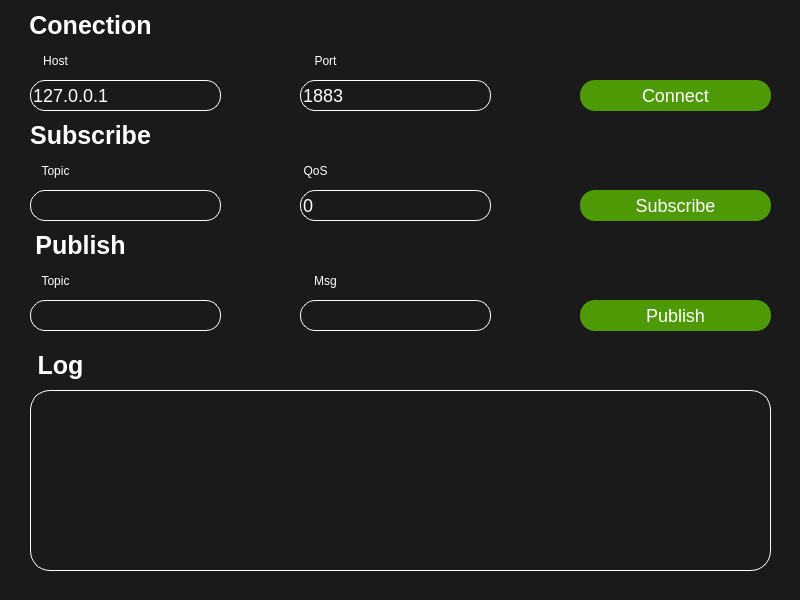
<?xml version="1.0" encoding="UTF-8"?>
<ui version="4.0">
 <class>mqtt_client</class>
 <widget class="QWidget" name="mqtt_client">
  <property name="geometry">
   <rect>
    <x>0</x>
    <y>0</y>
    <width>800</width>
    <height>600</height>
   </rect>
  </property>
  <property name="windowTitle">
   <string>Form</string>
  </property>
  <property name="styleSheet">
   <string notr="true">QWidget
{
background-color: #1A1A1A;
}</string>
  </property>
  <widget class="QLabel" name="Topic_label">
   <property name="geometry">
    <rect>
     <x>10</x>
     <y>150</y>
     <width>91</width>
     <height>41</height>
    </rect>
   </property>
   <property name="styleSheet">
    <string notr="true">color: rgb(255, 255, 255);
background-color: rgba(191, 64, 64, 0);</string>
   </property>
   <property name="text">
    <string>Topic</string>
   </property>
   <property name="alignment">
    <set>Qt::AlignCenter</set>
   </property>
  </widget>
  <widget class="QLineEdit" name="QoS_lineEdit">
   <property name="geometry">
    <rect>
     <x>300</x>
     <y>190</y>
     <width>191</width>
     <height>31</height>
    </rect>
   </property>
   <property name="styleSheet">
    <string notr="true">background-color: rgba(191, 64, 64, 0);
color: rgb(255, 255, 255);
border-style: solid; 
border-width: 1px; 
border-color: white;
border-radius:15px;
font-size: 18px;
</string>
   </property>
   <property name="text">
    <string>0</string>
   </property>
  </widget>
  <widget class="QPlainTextEdit" name="log_plainTextEdit">
   <property name="geometry">
    <rect>
     <x>30</x>
     <y>390</y>
     <width>741</width>
     <height>181</height>
    </rect>
   </property>
   <property name="styleSheet">
    <string notr="true">background-color: rgba(191, 64, 64, 0);
color: rgb(255, 255, 255);
border-style: solid; 
border-width: 1px; 
border-color: white;
border-radius:20px;
font-size: 18px;</string>
   </property>
   <property name="centerOnScroll">
    <bool>false</bool>
   </property>
  </widget>
  <widget class="QLabel" name="Conection_label">
   <property name="geometry">
    <rect>
     <x>20</x>
     <y>0</y>
     <width>141</width>
     <height>51</height>
    </rect>
   </property>
   <property name="styleSheet">
    <string notr="true">color: rgb(255, 255, 255);
background-color: rgba(191, 64, 64, 0);
font-weight: bold;
font-size:25px;</string>
   </property>
   <property name="text">
    <string>Conection</string>
   </property>
   <property name="alignment">
    <set>Qt::AlignCenter</set>
   </property>
  </widget>
  <widget class="QLabel" name="Host_label">
   <property name="geometry">
    <rect>
     <x>10</x>
     <y>40</y>
     <width>91</width>
     <height>41</height>
    </rect>
   </property>
   <property name="styleSheet">
    <string notr="true">color: rgb(255, 255, 255);
background-color: rgba(191, 64, 64, 0);</string>
   </property>
   <property name="text">
    <string>Host</string>
   </property>
   <property name="alignment">
    <set>Qt::AlignCenter</set>
   </property>
  </widget>
  <widget class="QLabel" name="Port_label">
   <property name="geometry">
    <rect>
     <x>280</x>
     <y>40</y>
     <width>91</width>
     <height>41</height>
    </rect>
   </property>
   <property name="styleSheet">
    <string notr="true">color: rgb(255, 255, 255);
background-color: rgba(191, 64, 64, 0);</string>
   </property>
   <property name="text">
    <string>Port</string>
   </property>
   <property name="alignment">
    <set>Qt::AlignCenter</set>
   </property>
  </widget>
  <widget class="QLineEdit" name="Topic_lineEdit">
   <property name="geometry">
    <rect>
     <x>30</x>
     <y>190</y>
     <width>191</width>
     <height>31</height>
    </rect>
   </property>
   <property name="styleSheet">
    <string notr="true">background-color: rgba(191, 64, 64, 0);
color: rgb(255, 255, 255);
border-style: solid; 
border-width: 1px; 
border-color: white;
border-radius:15px;
font-size: 18px;
</string>
   </property>
  </widget>
  <widget class="QLineEdit" name="Port_lineEdit">
   <property name="geometry">
    <rect>
     <x>300</x>
     <y>80</y>
     <width>191</width>
     <height>31</height>
    </rect>
   </property>
   <property name="styleSheet">
    <string notr="true">background-color: rgba(191, 64, 64, 0);
color: rgb(255, 255, 255);
border-style: solid; 
border-width: 1px; 
border-color: white;
border-radius:15px;
font-size: 18px;
</string>
   </property>
   <property name="text">
    <string>1883</string>
   </property>
   <property name="placeholderText">
    <string/>
   </property>
  </widget>
  <widget class="QLabel" name="QoS_label">
   <property name="geometry">
    <rect>
     <x>270</x>
     <y>150</y>
     <width>91</width>
     <height>41</height>
    </rect>
   </property>
   <property name="styleSheet">
    <string notr="true">color: rgb(255, 255, 255);
background-color: rgba(191, 64, 64, 0);</string>
   </property>
   <property name="text">
    <string>QoS</string>
   </property>
   <property name="alignment">
    <set>Qt::AlignCenter</set>
   </property>
  </widget>
  <widget class="QLineEdit" name="Host_lineEdit">
   <property name="geometry">
    <rect>
     <x>30</x>
     <y>80</y>
     <width>191</width>
     <height>31</height>
    </rect>
   </property>
   <property name="styleSheet">
    <string notr="true">background-color: rgba(191, 64, 64, 0);
color: rgb(255, 255, 255);
border-style: solid; 
border-width: 1px; 
border-color: white;
border-radius:15px;
font-size: 18px;
</string>
   </property>
   <property name="text">
    <string>127.0.0.1</string>
   </property>
   <property name="placeholderText">
    <string>127.0.0.1</string>
   </property>
  </widget>
  <widget class="QLabel" name="Subscribe_label">
   <property name="geometry">
    <rect>
     <x>20</x>
     <y>110</y>
     <width>141</width>
     <height>51</height>
    </rect>
   </property>
   <property name="styleSheet">
    <string notr="true">color: rgb(255, 255, 255);
background-color: rgba(191, 64, 64, 0);
font-weight: bold;
font-size:25px;</string>
   </property>
   <property name="text">
    <string>Subscribe</string>
   </property>
   <property name="alignment">
    <set>Qt::AlignCenter</set>
   </property>
  </widget>
  <widget class="QPushButton" name="connect_pushbutton">
   <property name="geometry">
    <rect>
     <x>580</x>
     <y>80</y>
     <width>191</width>
     <height>31</height>
    </rect>
   </property>
   <property name="styleSheet">
    <string notr="true">background-color: rgb(138, 226, 52);
background-color: rgb(78, 154, 6);
color: rgb(255, 255, 255);
border-radius:15px;
font-size: 18px;
</string>
   </property>
   <property name="text">
    <string>Connect</string>
   </property>
  </widget>
  <widget class="QPushButton" name="Subscribe_pushbutton">
   <property name="geometry">
    <rect>
     <x>580</x>
     <y>190</y>
     <width>191</width>
     <height>31</height>
    </rect>
   </property>
   <property name="styleSheet">
    <string notr="true">background-color: rgb(78, 154, 6);
color: rgb(255, 255, 255);
border-radius:15px;
font-size: 18px;
</string>
   </property>
   <property name="text">
    <string>Subscribe</string>
   </property>
  </widget>
  <widget class="QLineEdit" name="Topic_lineEdit_2">
   <property name="geometry">
    <rect>
     <x>30</x>
     <y>300</y>
     <width>191</width>
     <height>31</height>
    </rect>
   </property>
   <property name="styleSheet">
    <string notr="true">background-color: rgba(191, 64, 64, 0);
color: rgb(255, 255, 255);
border-style: solid; 
border-width: 1px; 
border-color: white;
border-radius:15px;
font-size: 18px;
</string>
   </property>
  </widget>
  <widget class="QLabel" name="Publish_label">
   <property name="geometry">
    <rect>
     <x>10</x>
     <y>220</y>
     <width>141</width>
     <height>51</height>
    </rect>
   </property>
   <property name="styleSheet">
    <string notr="true">color: rgb(255, 255, 255);
background-color: rgba(191, 64, 64, 0);
font-weight: bold;
font-size:25px;</string>
   </property>
   <property name="text">
    <string>Publish</string>
   </property>
   <property name="alignment">
    <set>Qt::AlignCenter</set>
   </property>
  </widget>
  <widget class="QLabel" name="Topic_label_2">
   <property name="geometry">
    <rect>
     <x>10</x>
     <y>260</y>
     <width>91</width>
     <height>41</height>
    </rect>
   </property>
   <property name="styleSheet">
    <string notr="true">color: rgb(255, 255, 255);
background-color: rgba(191, 64, 64, 0);</string>
   </property>
   <property name="text">
    <string>Topic</string>
   </property>
   <property name="alignment">
    <set>Qt::AlignCenter</set>
   </property>
  </widget>
  <widget class="QPushButton" name="Publish_pushbutton">
   <property name="geometry">
    <rect>
     <x>580</x>
     <y>300</y>
     <width>191</width>
     <height>31</height>
    </rect>
   </property>
   <property name="styleSheet">
    <string notr="true">background-color: rgb(78, 154, 6);
color: rgb(255, 255, 255);
border-radius:15px;
font-size: 18px;
</string>
   </property>
   <property name="text">
    <string>Publish</string>
   </property>
  </widget>
  <widget class="QLineEdit" name="Msg_lineEdit">
   <property name="geometry">
    <rect>
     <x>300</x>
     <y>300</y>
     <width>191</width>
     <height>31</height>
    </rect>
   </property>
   <property name="styleSheet">
    <string notr="true">background-color: rgba(191, 64, 64, 0);
color: rgb(255, 255, 255);
border-style: solid; 
border-width: 1px; 
border-color: white;
border-radius:15px;
font-size: 18px;
</string>
   </property>
  </widget>
  <widget class="QLabel" name="Msg_label">
   <property name="geometry">
    <rect>
     <x>280</x>
     <y>260</y>
     <width>91</width>
     <height>41</height>
    </rect>
   </property>
   <property name="styleSheet">
    <string notr="true">color: rgb(255, 255, 255);
background-color: rgba(191, 64, 64, 0);</string>
   </property>
   <property name="text">
    <string>Msg</string>
   </property>
   <property name="alignment">
    <set>Qt::AlignCenter</set>
   </property>
  </widget>
  <widget class="QLabel" name="Log_label">
   <property name="geometry">
    <rect>
     <x>-10</x>
     <y>340</y>
     <width>141</width>
     <height>51</height>
    </rect>
   </property>
   <property name="styleSheet">
    <string notr="true">color: rgb(255, 255, 255);
background-color: rgba(191, 64, 64, 0);
font-weight: bold;
font-size:25px;</string>
   </property>
   <property name="text">
    <string>Log</string>
   </property>
   <property name="alignment">
    <set>Qt::AlignCenter</set>
   </property>
  </widget>
 </widget>
 <resources/>
 <connections/>
</ui>
